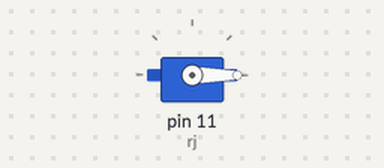
A sketch run on a simulated Arduino Uno, built with avr-gcc and run on an emulated ATmega328P. Parts: servo.

Above: at 4.05 s.
At 6.75 s:
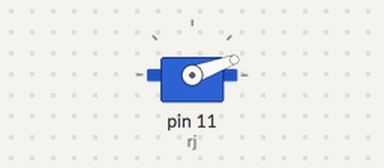
At 9.5 s:
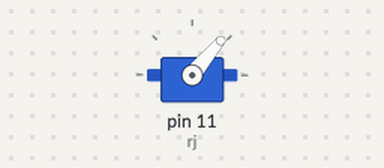
At 15.0 s:
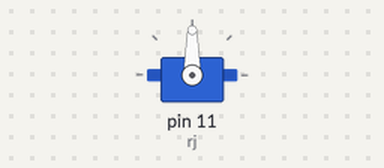
Timing chart, 0 to 18.3 s (numbered marks = the images above):
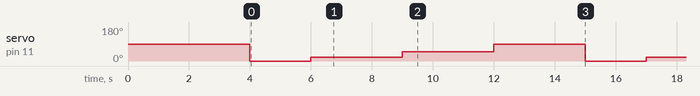

The sketch:

Brushless_Check.ino
```cpp
#include <Servo.h>

Servo rj;

void setup() {
  // put your setup code here, to run once:
  rj.attach(11, 1000, 2000);
  delay(4000);

}

void loop() {
  // put your main code here, to run repeatedly:
  rj.write(0);
  delay(2000);

  rj.write(20);
  delay(3000);

  rj.write(50);
  delay(3000);

  rj.write(90);
  delay(3000);

}
```

Measured:
- by itself, servo on pin 11 (rj): repeats every 11.0 s: 20° 3.0 s, 50° 3.0 s, 90° 3.0 s, 0° 2.0 s
